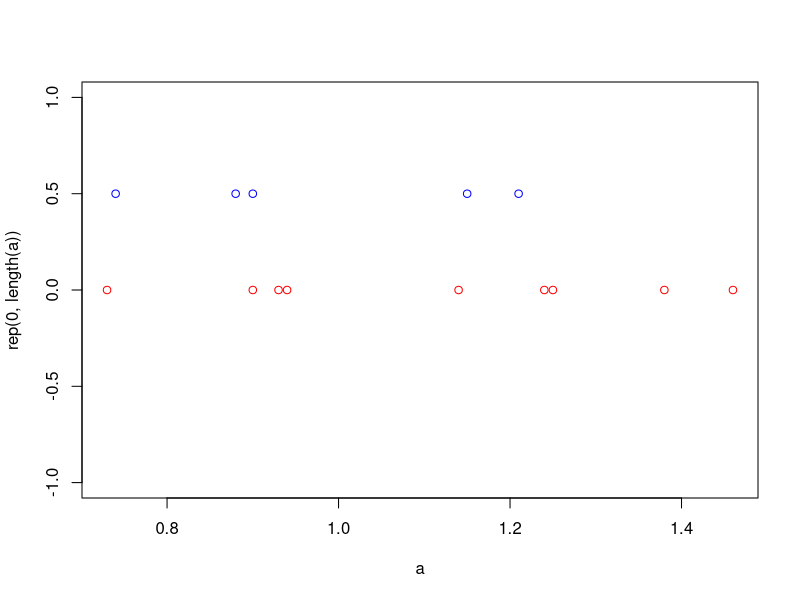
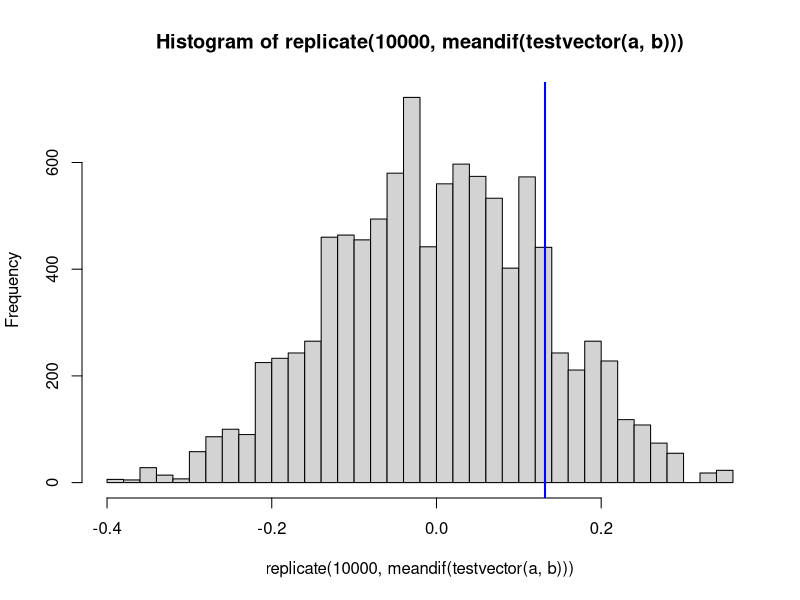

R code for these plots, in order:
# two sets of measurements
a = c(0.90, 0.93, 1.25, 1.24, 1.38, 0.94, 1.14, 0.73, 1.46)
b = c(1.15, 0.88, 0.90, 0.74, 1.21)

# different means, a slighltly larger
mean(a)
mean(b)

# plot both on same graph
plot(a, rep(0, length(a)), col="red")
points(b, rep(0.5, length(b)), col="blue")


# put all measurements in the same bucket, and try all possible assignments between a and b
testvector <- function(a, b) {
    samples = c(a,b)
    permuted = sample(samples, replace=FALSE)
    new_a = permuted[1:length(a)]
    new_b = permuted[(length(a)+1):length(permuted)]
    list(new_a, new_b)
}

# test statistic: difference in means
meandif <- function(vecs) {
    mean(unlist(vecs[1])) - mean(unlist(vecs[2]))
}

# so what does that distribution look like? and where's the observed mean?
plotmeanperm <- function(a,b) {
    hist(replicate(10000, meandif(testvector(a,b))), breaks=50)
    abline(v = mean(a)-mean(b), col = "blue", lwd = 2)
}

plotmeanperm(c(0.90, 0.93, 1.25, 1.24, 1.38, 0.94, 1.14, 0.73, 1.46), c(1.15, 0.88, 0.90, 0.74, 1.21))
